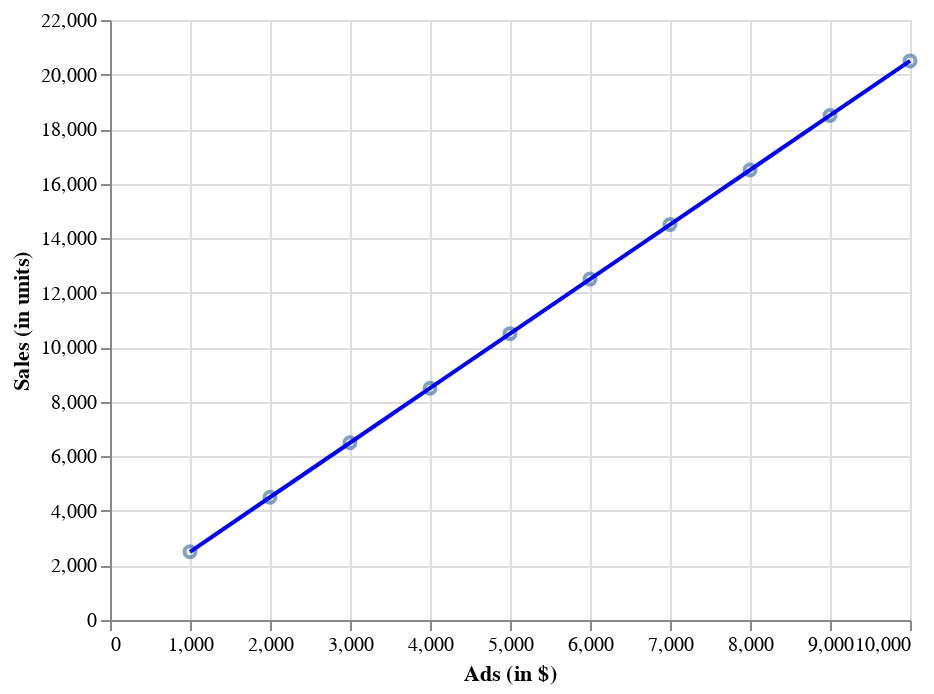

Notebook source saved alongside this figure:
### Markdown cell above
Visualize predictions as line

### Code cell
chart = alt.Chart(df).mark_point().encode(
    x='ads',
    y='sales'
)

line = alt.Chart(df).mark_line().encode(
         alt.X('ads', axis=alt.Axis(title='Ads (in $)')),
         alt.Y('sales_prediction', axis=alt.Axis(title="Sales (in units)")),
         color=alt.value("#0001F5"))

chart + line

### Figure 1 — Vega-Lite specification as saved in the notebook (floating-point values rounded to 4 significant figures)
{"config": {"view": {"continuousWidth": 400, "continuousHeight": 300}}, "layer": [{"mark": "point", "encoding": {"x": {"field": "ads", "type": "quantitative"}, "y": {"field": "sales", "type": "quantitative"}}}, {"mark": "line", "encoding": {"color": {"value": "#0001F5"}, "x": {"axis": {"title": "Ads (in $)"}, "field": "ads", "type": "quantitative"}, "y": {"axis": {"title": "Sales (in units)"}, "field": "sales_prediction", "type": "quantitative"}}}], "data": {"name": "data-740e68a30db367c1dfa83d53d39b1b39"}, "$schema": "https://vega.github.io/schema/vega-lite/v4.17.0.json", "datasets": {"data-740e68a30db367c1dfa83d53d39b1b39": [{"sales": 2500, "ads": 1000, "sales_prediction": 2500}, {"sales": 4500, "ads": 2000, "sales_prediction": 4500}, {"sales": 6500, "ads": 3000, "sales_prediction": 6500}, {"sales": 8500, "ads": 4000, "sales_prediction": 8500}, {"sales": 10500, "ads": 5000, "sales_prediction": 10500}, {"sales": 12500, "ads": 6000, "sales_prediction": 12500}, {"sales": 14500, "ads": 7000, "sales_prediction": 14500}, {"sales": 16500, "ads": 8000, "sales_prediction": 16500}, {"sales": 18500, "ads": 9000, "sales_prediction": 18500}, {"sales": 20500, "ads": 10000, "sales_prediction": 20500}]}}
